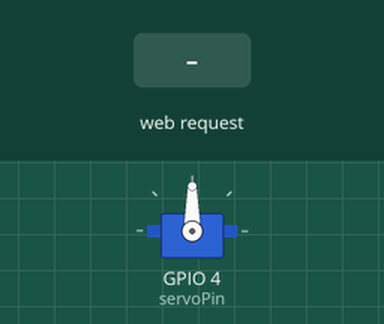
The sketch below on a simulated ESP32. Parts: servo. The test bench sets the inputs (shaded band). WiFi joins after 1.5 s; servers stay silent unless stated; what the sketch prints to the serial monitor is not drawn.

Above: at 2.7 s.
2.8 s: HTTP request GET /?value= received
At 4.0 s:
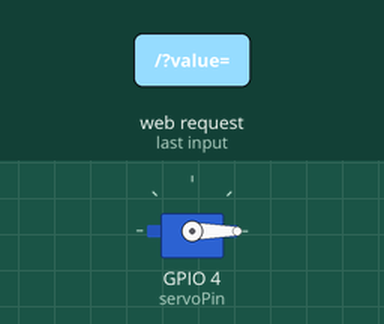
Timing chart, 0 to 5.8 s (numbered marks = the images above; inputs shaded):
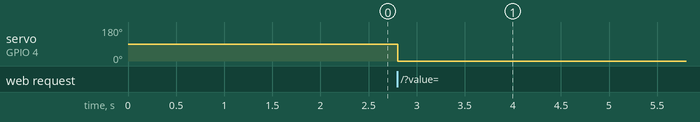

The sketch:

co_the_quay.ino
```cpp
#include <WiFi.h>
#include <WifiClient.h>
#include <WebServer.h>
#include <ESP32Servo.h>


// Create servo object to control a servo
Servo myServo;

// GPIO the servo is attached to
static const int servoPin = 4;

// Replace with your network credentials
const char* ssid     = "Gia Khanh";
const char* password = "khanhninh1015";

IPAddress local_ip(192,168,1,13);
IPAddress gateway(192,168,1,1);
IPAddress subnet(255,255,255,0);
// Set web server port number to 80
WiFiServer server(80);


// Variable to store the HTTP request
String header;

// Decode HTTP GET value
String valueString = String(5);
int pos1 = 0;
int pos2 = 0;

// Current time
unsigned long currentTime = millis();
// Previous time
unsigned long previousTime = 0;
// Define timeout time in milliseconds (example: 2000ms = 2s)
const long timeoutTime = 2000;

void setup() {
  Serial.begin(115200);
  myServo.attach(servoPin);

   if (!WiFi.config(local_ip, gateway, subnet)) {
    Serial.println("STA Failed to configure");
  }

  // Connect to Wi-Fi network with SSID and password
  Serial.print("Connecting to ");
  Serial.println(ssid);
  WiFi.begin(ssid, password);
  while (WiFi.status() != WL_CONNECTED) {
    delay(500);
    Serial.print(".");
  }
  // Print local IP address and start web server
  Serial.println("");
  Serial.println("WiFi connected.");
  Serial.println("IP address: ");
  Serial.println(WiFi.localIP());
  server.begin();
}


void loop(){
  WiFiClient client = server.available();   // Listen for incoming clients

  if (client) {                             // If a new client connects,
    currentTime = millis();
    previousTime = currentTime;
    Serial.println("New Client.");          // print a message out in the serial port
    String currentLine = "";                // make a String to hold incoming data from the client
    while (client.connected() && currentTime - previousTime <= timeoutTime) { // loop while the client's connected
      currentTime = millis();
      if (client.available()) {             // if there's bytes to read from the client,
        char c = client.read();             // read a byte, then
        Serial.write(c);                    // print it out the serial monitor
        header += c;
        if (c == '\n') {                    // if the byte is a newline character
          // if the current line is blank, you got two newline characters in a row.
          // that's the end of the client HTTP request, so send a response:
          if (currentLine.length() == 0) {
            // HTTP headers always start with a response code (e.g. HTTP/1.1 200 OK)
            // and a content-type so the client knows what's coming, then a blank line:
            client.println("HTTP/1.1 200 OK");
            client.println("Content-type:text/html");
            client.println("Connection: close");
            client.println();
            // Display the HTML web page
            client.println("<!DOCTYPE html><html><head><meta name=\"viewport\" content=\"width=device-width, initial-scale=1\">");
            // Style section for buttons and slider. You can change customizations such as color and so on.
            client.println("<style>");
            client.println(".container {font: caption; display: block; flex-direction: column; align-items: center;}");
            client.println(".slider {width: 275px; accent-color: #ede100; cursor: pointer;}");
            client.println(".button-container {display: flex; flex-direction: column; align-items: center;}");
            client.println(".row-container {display: flex; flex-direction: row; justify-content: center; align-items: center;}");
            client.println(".button {width: 135px; border: 0; background-color: #ede100; box-shadow: inset 2px 2px 3px #b2b2b2, inset -2px -2px 3px #000; padding: 10px 25px; text-align: center; display: inline-block; border-radius: 5px; font-size: 16px; margin: 10px 25px; cursor: pointer;}");
            client.println(".button:hover {background-color: #fff200;}");
            client.println(".button:active{box-shadow: inset 2px 2px 3px #000, inset -2px -2px 3px #b2b2b2;}");
            client.println("footer {text-align: center; margin: 50px; width: 400px; background-color: #ede100;}");
            client.println("</style><script src=\"https://ajax.googleapis.com/ajax/libs/jquery/3.3.1/jquery.min.js\"></script></head>");
            // Body section. Contains functions of buttons and slider.
            client.println("<body>");
            client.println("<div class=\"row-container\"><p>Servo Position: <span id=\"servoPos\"></span></p></div>");
            client.println("<div class=\"row-container\"><input type=\"range\" min=\"0\" max=\"180\" class=\"slider\" id=\"servoSlider\" onchange=\"servo(this.value)\" value="+valueString+"/></div>");
            // Script section. Get the button and slider values and executes functions.
            client.println("<script>");
            client.println("var slider = document.getElementById(\"servoSlider\");");
            client.println("var servoP = document.getElementById(\"servoPos\"); servoP.innerHTML = slider.value;");
            client.println("slider.oninput = function() { slider.value = this.value; servoP.innerHTML = this.value; }");
            client.println("$.ajaxSetup({timeout:1000});");
            client.println("function btnVal(dir) { $.get(\"/?btnVal=\" + dir, true);}");
            client.println("function servo(pos) { $.get(\"/?value=\" + pos + \"&\");}");
            client.println("{Connection: close};</script>");
            client.println("</body></html>");

            if(header.indexOf("GET /?value=")>=0) {
              pos1 = header.indexOf('=');
              pos2 = header.indexOf('&');
              valueString = header.substring(pos1+1, pos2);
              myServo.write(valueString.toInt()); // Rotate the servo
              Serial.println(valueString);

            }
            // The HTTP response ends with another blank line
            client.println();
            // Break out of the while loop
            break;
          } else { // if you got a newline, then clear currentLine
            currentLine = "";
          }
        } else if (c != '\r') {  // if you got anything else but a carriage return character,
          currentLine += c;      // add it to the end of the currentLine
        }
      }
    }
    // Clear the header variable
    header = "";
    // Close the connection
    client.stop();
    Serial.println("Client disconnected.");
    Serial.println("");
  }
}
```

Measured:
- after the input at 2.8 s, servo on GPIO 4 (servoPin): 90° → 0° at once
